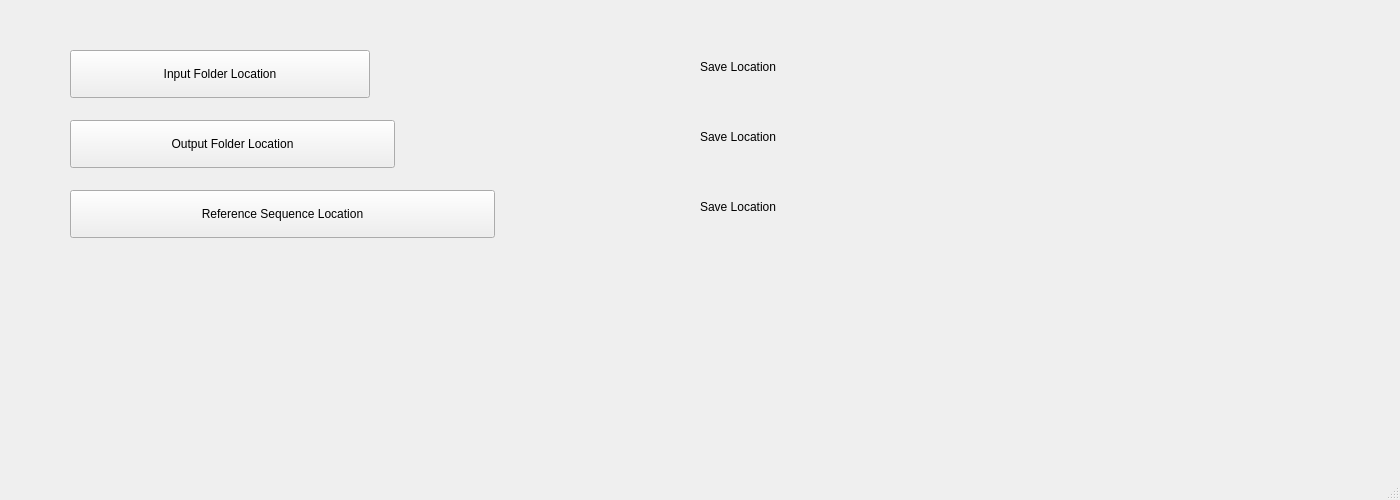
<?xml version="1.0" encoding="UTF-8"?>
<ui version="4.0">
 <class>GuppyAlignmentUI</class>
 <widget class="QMainWindow" name="GuppyAlignmentUI">
  <property name="geometry">
   <rect>
    <x>0</x>
    <y>0</y>
    <width>1400</width>
    <height>500</height>
   </rect>
  </property>
  <property name="windowTitle">
   <string>MainWindow</string>
  </property>
  <widget class="QWidget" name="centralwidget">
   <widget class="QLabel" name="guppy_input_folder_label">
    <property name="geometry">
     <rect>
      <x>700</x>
      <y>50</y>
      <width>672</width>
      <height>34</height>
     </rect>
    </property>
    <property name="text">
     <string>Save Location</string>
    </property>
   </widget>
   <widget class="QPushButton" name="guppy_input_folder_button">
    <property name="geometry">
     <rect>
      <x>70</x>
      <y>50</y>
      <width>300</width>
      <height>48</height>
     </rect>
    </property>
    <property name="text">
     <string>Input Folder Location</string>
    </property>
   </widget>
   <widget class="QLabel" name="guppy_output_folder_label">
    <property name="geometry">
     <rect>
      <x>700</x>
      <y>120</y>
      <width>671</width>
      <height>34</height>
     </rect>
    </property>
    <property name="text">
     <string>Save Location</string>
    </property>
   </widget>
   <widget class="QPushButton" name="guppy_output_folder_button">
    <property name="geometry">
     <rect>
      <x>70</x>
      <y>120</y>
      <width>325</width>
      <height>48</height>
     </rect>
    </property>
    <property name="text">
     <string>Output Folder Location</string>
    </property>
   </widget>
   <widget class="QLabel" name="guppy_reference_file_label">
    <property name="geometry">
     <rect>
      <x>700</x>
      <y>190</y>
      <width>671</width>
      <height>34</height>
     </rect>
    </property>
    <property name="text">
     <string>Save Location</string>
    </property>
   </widget>
   <widget class="QPushButton" name="guppy_reference_sequence_button">
    <property name="geometry">
     <rect>
      <x>70</x>
      <y>190</y>
      <width>425</width>
      <height>48</height>
     </rect>
    </property>
    <property name="text">
     <string>Reference Sequence Location</string>
    </property>
   </widget>
  </widget>
  <widget class="QMenuBar" name="menubar">
   <property name="geometry">
    <rect>
     <x>0</x>
     <y>0</y>
     <width>1400</width>
     <height>39</height>
    </rect>
   </property>
  </widget>
  <widget class="QStatusBar" name="statusbar"/>
 </widget>
 <resources/>
 <connections/>
</ui>
